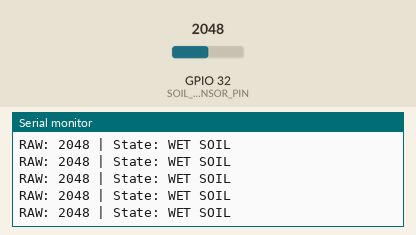
This sketch was run on a simulated ESP32. Shown: the last lines printed to the serial monitor. The inputs (shaded band) are chosen by the test bench; at power-on: GPIO 32 (SOIL_SENSOR_PIN) = 2048.

Above: at 7.4 s.
7.5 s: GPIO 32 (SOIL_SENSOR_PIN) set to 491
At 8.6 s:
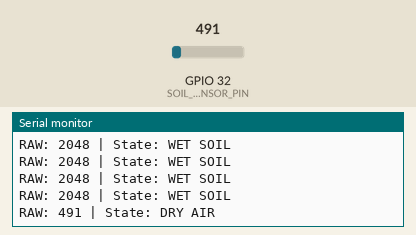
10.5 s: GPIO 32 (SOIL_SENSOR_PIN) set to 539
At 11.8 s:
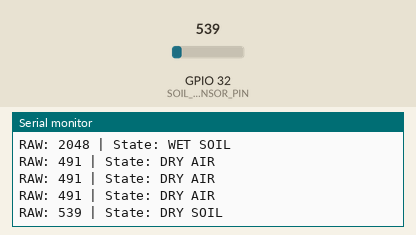

Measured:
- the behaviour switches between 499 and 500 on GPIO 32 (SOIL_SENSOR_PIN) (found by bisection; images 1 and 2)
- after the input at 7.5 s, the serial monitor: prints a new line after 0.52 s (image 1)
- after the input at 10.5 s, the serial monitor: prints a new line after 0.52 s (image 2)

The sketch:

soil_sensor_calibrate.ino
```cpp
// Soil Moisture Sensor Calibration Test
// Pin: GPIO 32 (ADC)

#define SOIL_SENSOR_PIN 32

void setup() {
  Serial.begin(115200);
  pinMode(SOIL_SENSOR_PIN, INPUT);
  Serial.println("\n=== Soil Moisture Calibration ===");
  Serial.println("Instructions:");
  Serial.println("1. Keep sensor in AIR (dry) - note the RAW value");
  Serial.println("2. Put sensor in WATER - note the RAW value");
  Serial.println("3. Put sensor in WET SOIL - note the RAW value");
  Serial.println("4. Put sensor in DRY SOIL - note the RAW value");
  Serial.println("\nReading every 1 second...\n");
}

void loop() {
  int rawValue = analogRead(SOIL_SENSOR_PIN);

  // Show raw ADC value (0-4095 for ESP32)
  Serial.print("RAW: ");
  Serial.print(rawValue);
  Serial.print(" | ");

  // Simple classification based on common ranges
  if (rawValue < 500) {
    Serial.println("State: DRY AIR");
  } else if (rawValue < 1000) {
    Serial.println("State: DRY SOIL");
  } else if (rawValue < 2000) {
    Serial.println("State: MOIST SOIL");
  } else if (rawValue < 3000) {
    Serial.println("State: WET SOIL");
  } else {
    Serial.println("State: WATER");
  }

  delay(1000);
}
```
